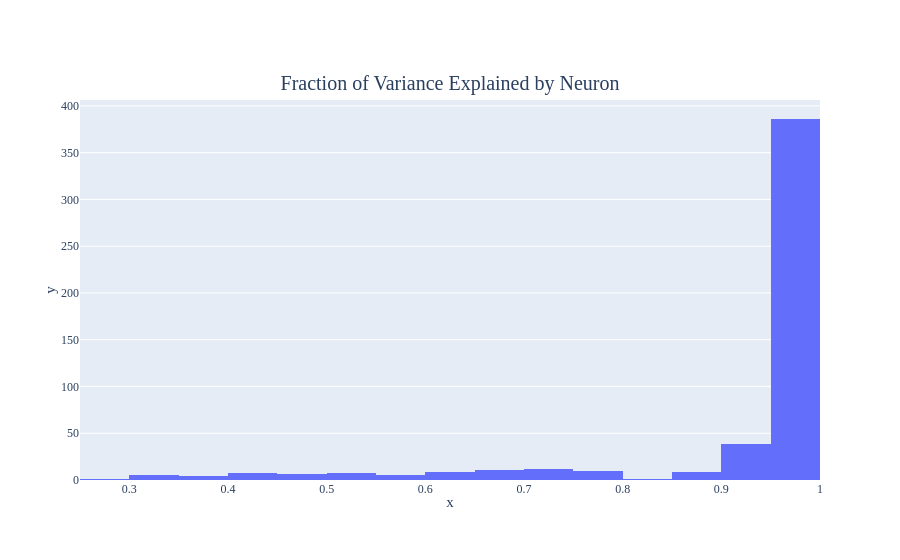

Here is the notebook cell this chart was saved with:
### Markdown cell above
## Figure 5a

The vast majority of neurons are well-approximated by quadratic forms on sinusoidal functions of the inputs.

## Figure 5b

The weights in $W_L$ corresponding to each of the 44 neurons of frequency 14. The non-trivial components correspond to $\sin{w_k}$ and $\cos{w_k}$ for $k=14$.

### Code cell
fig = histogram(neuron_frac_explained,
                nbins=20,
                title='Fraction of Variance Explained by Neuron',
                labels={'x': 'Fraction of Variance Explained', 'y': 'Frequency'},
                return_fig=True)
fig.update_layout(showlegend=False)
fig.show("vscode+colab")
write_image(fig, 'neuron_frac_explained')

### Figure 1 — Plotly figure (JSON) as saved in the notebook; plotly's stock layout.template omitted (floating-point values rounded to 4 significant figures; data arrays with more than 128 entries replaced by an {"elided": "..."} marker saying what was removed)
{"data": [{"bingroup": "x", "hovertemplate": "value=%{x}<br>count=%{y}<extra></extra>", "legendgroup": "", "marker": {"color": "#636efa", "pattern": {"shape": ""}}, "name": "", "nbinsx": 20, "orientation": "v", "showlegend": false, "type": "histogram", "x": {"elided": "512 float values"}, "xaxis": "x", "yaxis": "y"}], "layout": {"barmode": "relative", "legend": {"tracegroupgap": 0}, "showlegend": false, "title": {"text": "Fraction of Variance Explained by Neuron"}, "xaxis": {"anchor": "y", "domain": [0, 1], "title": {"text": "x"}}, "yaxis": {"anchor": "x", "domain": [0, 1], "title": {"text": "y"}}}}
